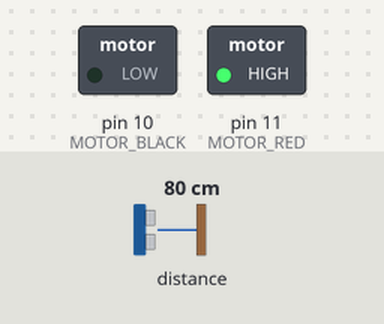
Simulated run of this sketch. Board: Arduino Uno, built with avr-gcc and run on an emulated ATmega328P. Shown: switched loads named in the sketch (green lamp = pin HIGH). Inputs (shaded band) come from the test bench; at power-on: distance to the obstacle 80 cm.

Above: at 1.2 s.
1.3 s: distance to the obstacle set to 24 cm
2.8 s: distance to the obstacle set to 20 cm
At 3.7 s:
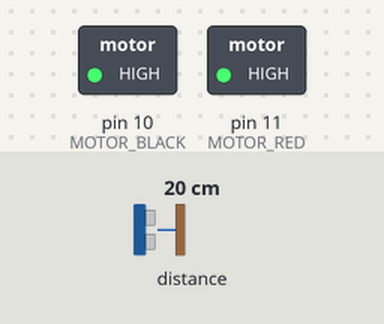
4.3 s: distance to the obstacle set to 17 cm
At 4.6 s:
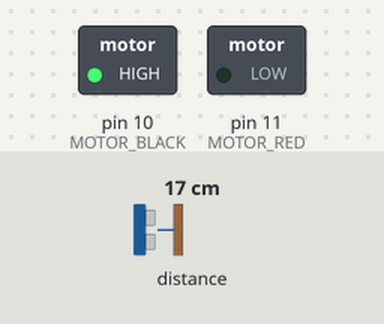
5.8 s: distance to the obstacle set to 35 cm
At 6.7 s:
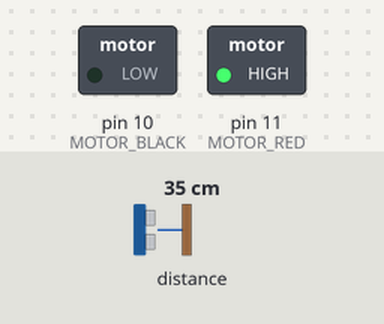
7.3 s: distance to the obstacle set to 2 cm
At 7.6 s:
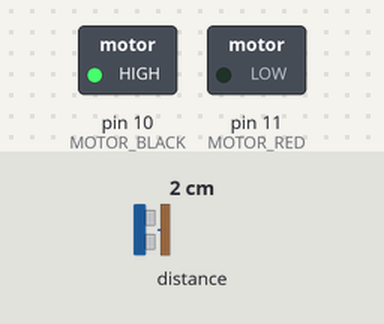
Timing chart, 0 to 9.8 s (numbered marks = the images above; inputs shaded):
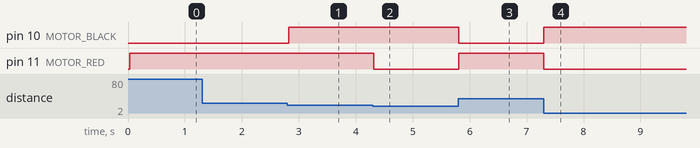

The sketch:

ex5-1.ino
```cpp
#include <Wire.h>
#include "VL53L0X.h"

#define MOTOR_RED   11
#define MOTOR_BLACK 10

VL53L0X sensor;

void setup()
{
  pinMode(MOTOR_RED, OUTPUT);
  pinMode(MOTOR_BLACK, OUTPUT);

  Wire.begin();
  sensor.setTimeout(500);
  if (!sensor.init())
  {
    Serial.println("Failed to detect and initialize sensor!");
    while (1);
  }

  sensor.startContinuous();
}

void loop()
{
  int distance = sensor.readRangeContinuousMillimeters();
  if (sensor.timeoutOccurred()) {
    Serial.print(" TIMEOUT");
  }
  else {
    if (distance >= 220) {
      digitalWrite(MOTOR_RED, HIGH);
      digitalWrite(MOTOR_BLACK, LOW);
    }
    else if (distance > 180) {
      digitalWrite(MOTOR_RED, HIGH);
      digitalWrite(MOTOR_BLACK, HIGH);
    }
    else {
      digitalWrite(MOTOR_RED, LOW);
      digitalWrite(MOTOR_BLACK, HIGH);
    }
  }
}
```

Measured:
- the behaviour switches between 22 and 21 cm on distance to the obstacle (found by bisection; images 0 and 1)
- the behaviour switches between 19 and 18 cm on distance to the obstacle (found by bisection; images 1 and 2)
- after the input at 1.3 s, every drawn part: stays the same
- after the input at 2.8 s, pin 10 (MOTOR_BLACK): LOW → HIGH at once
- after the input at 4.3 s, pin 11 (MOTOR_RED): HIGH → LOW at once
- after the input at 5.8 s, pin 10 (MOTOR_BLACK): HIGH → LOW at once; pin 11 (MOTOR_RED): LOW → HIGH at once
- after the input at 7.3 s, pin 10 (MOTOR_BLACK): LOW → HIGH at once; pin 11 (MOTOR_RED): HIGH → LOW at once
